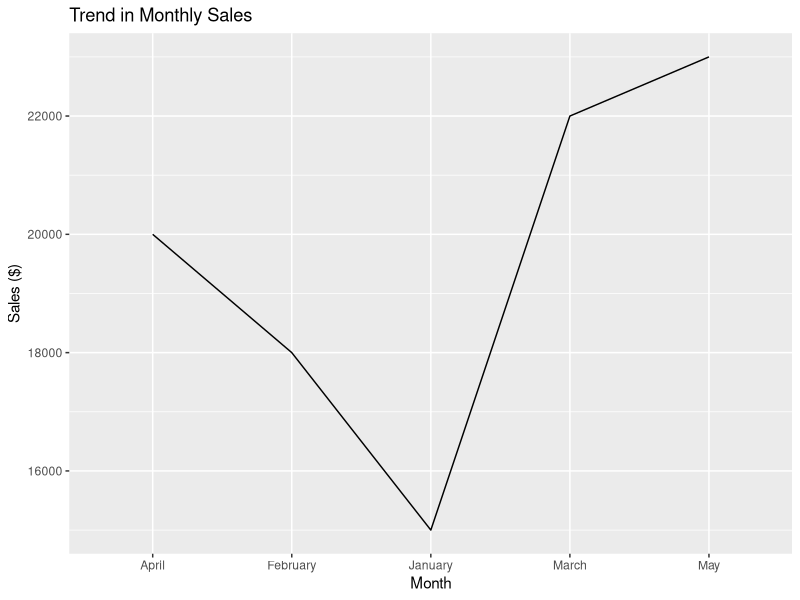

This figure's R source: (Note: this script raises an error after producing the figure.)
# Assuming you have a data frame named 'sales_data' with the given data
sales_data <- data.frame(
  Month = c("January", "February", "March", "April", "May"),
  Sales = c(15000, 18000, 22000, 20000, 23000)
)

# Install and load necessary library (if not installed)
# install.packages("ggplot2")
library(ggplot2)

# Time series line chart for monthly sales trend
line_chart_monthly_sales <- ggplot(sales_data, aes(x = as.factor(Month), y = Sales, group = 1)) +
  geom_line() +
  labs(title = "Trend in Monthly Sales",
       x = "Month", y = "Sales ($)")

# Display the chart
print(line_chart_monthly_sales)
# Assuming you have a data frame named 'advertising_data' with the advertising budget data
# You should merge this data with the 'sales_data' based on the common variable, such as 'Month'

# Merge sales_data with advertising_data based on the common variable 'Month'
merged_data <- merge(sales_data, advertising_data, by = "Month")

# Install and load necessary library (if not installed)
# install.packages("ggplot2")
library(ggplot2)

# Scatter plot for the relationship between advertising budget and monthly sales
scatter_plot_advertising_sales <- ggplot(merged_data, aes(x = Advertising_Budget, y = Sales)) +
  geom_point() +
  labs(title = "Relationship Between Advertising Budget and Monthly Sales",
       x = "Advertising Budget", y = "Sales ($)")

# Display the chart
print(scatter_plot_advertising_sales)
